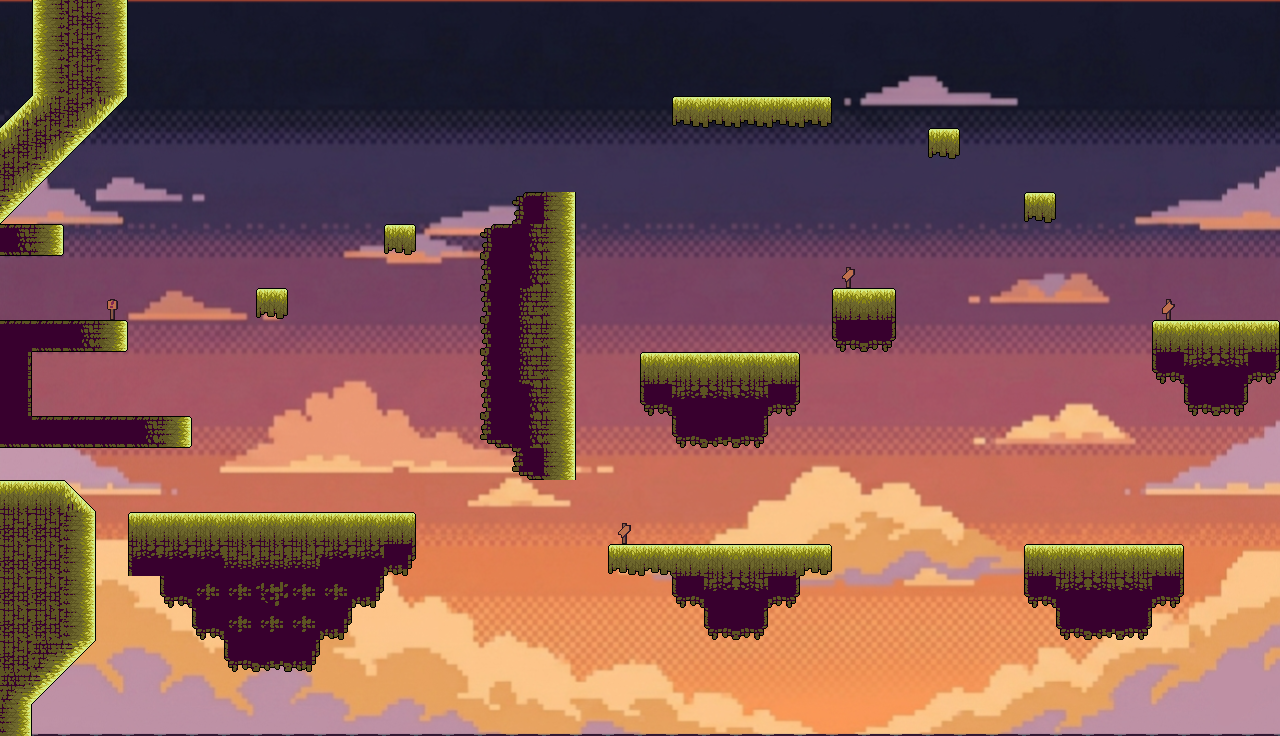

A level layout from a 2D game, rendered from its tile map. Below: a short description, then the map file with its tile-grid data intact:
An orthogonal 40x23 tile map with 32x32 px tiles, 2 tile layers (Capa de patrones 2, Platforms), 5 tilesets, 1 image layer.

<map version="1.10" tiledversion="1.12.1" orientation="orthogonal" renderorder="right-down" width="40" height="23" tilewidth="32" tileheight="32" infinite="0" nextlayerid="4" nextobjectid="1">
 <tileset firstgid="1" source="Tileset_Cielo_girado.tsx" />
 <tileset firstgid="97" source="Tileset_cielo.tsx" />
 <tileset firstgid="193" source="Tileset_Tierra_.tsx" />
 <tileset firstgid="289" name="CartelAbajo" tilewidth="32" tileheight="32" tilecount="1" columns="1">
  <image source="../Mapas/CartelAbajo.png" width="34" height="34" />
 </tileset>
 <tileset firstgid="290" source="Decoracion/Señales.tsx" />
 <imagelayer id="2" name="Capa de Imagen 1">
  <image source="../Mapas/Cielo arriba.png" width="1280" height="736" />
 </imagelayer>
 <layer id="3" name="Capa de patrones 2" width="40" height="23">
  <data encoding="csv">
0,0,0,0,0,0,0,0,0,0,0,0,0,0,0,0,0,0,0,0,0,0,0,0,0,0,0,0,0,0,0,0,0,0,0,0,0,0,0,0,
0,0,0,0,0,0,0,0,0,0,0,0,0,0,0,0,0,0,0,0,0,0,0,0,0,0,0,0,0,0,0,0,0,0,0,0,0,0,0,0,
0,0,0,0,0,0,0,0,0,0,0,0,0,0,0,0,0,0,0,0,0,0,0,0,0,0,0,0,0,0,0,0,0,0,0,0,0,0,0,0,
0,0,0,0,0,0,0,0,0,0,0,0,0,0,0,0,0,0,0,0,0,0,0,0,0,0,0,0,0,0,0,0,0,0,0,0,0,0,0,0,
0,0,0,0,0,0,0,0,0,0,0,0,0,0,0,0,0,0,0,0,0,0,0,0,0,0,0,0,0,0,0,0,0,0,0,0,0,0,0,0,
0,0,0,0,0,0,0,0,0,0,0,0,0,0,0,0,0,0,0,0,0,0,0,0,0,0,0,0,0,0,0,0,0,0,0,0,0,0,0,0,
0,0,0,0,0,0,0,0,0,0,0,0,0,0,0,0,0,0,0,0,0,0,0,0,0,0,0,0,0,0,0,0,0,0,0,0,0,0,0,0,
0,0,0,0,0,0,0,0,0,0,0,0,0,0,0,0,0,0,0,0,0,0,0,0,0,0,0,0,0,0,0,0,0,0,0,0,0,0,0,0,
0,0,0,0,0,0,0,0,0,0,0,0,0,0,0,0,0,0,0,0,0,0,0,0,0,0,295,0,0,0,0,0,0,0,0,0,0,0,0,0,
0,0,0,291,0,0,0,0,0,0,0,0,0,0,0,0,0,0,0,0,0,0,0,0,0,0,0,0,0,0,0,0,0,0,0,0,299,0,0,0,
0,0,0,0,0,0,0,0,0,0,0,0,0,0,0,0,0,0,0,0,0,0,0,0,0,0,0,0,0,0,0,0,0,0,0,0,0,0,0,0,
0,0,0,0,0,0,0,0,0,0,0,0,0,0,0,0,0,0,0,0,0,0,0,0,0,0,0,0,0,0,0,0,0,0,0,0,0,0,0,0,
0,0,0,0,0,0,0,0,0,0,0,0,0,0,0,0,0,0,0,0,0,0,0,0,0,0,0,0,0,0,0,0,0,0,0,0,0,0,0,0,
0,0,0,0,0,0,0,0,0,0,0,0,0,0,0,0,0,0,0,0,0,0,0,0,0,0,0,0,0,0,0,0,0,0,0,0,0,0,0,0,
0,0,0,0,0,0,0,0,0,0,0,0,0,0,0,0,0,0,0,0,0,0,0,0,0,0,0,0,0,0,0,0,0,0,0,0,0,0,0,0,
0,0,0,0,0,0,0,0,0,0,0,0,0,0,0,0,0,0,0,0,0,0,0,0,0,0,0,0,0,0,0,0,0,0,0,0,0,0,0,0,
0,0,0,0,0,0,0,0,0,0,0,0,0,0,0,0,0,0,0,295,0,0,0,0,0,0,0,0,0,0,0,0,0,0,0,0,0,0,0,0,
0,0,0,0,0,0,0,0,0,0,0,0,0,0,0,0,0,0,0,0,0,0,0,0,0,0,0,0,0,0,0,0,0,0,0,0,0,0,0,0,
0,0,0,0,0,0,0,0,0,0,0,0,0,0,0,0,0,0,0,0,0,0,0,0,0,0,0,0,0,0,0,0,0,0,0,0,0,0,0,0,
0,0,0,0,0,0,0,0,0,0,0,0,0,0,0,0,0,0,0,0,0,0,0,0,0,0,0,0,0,0,0,0,0,0,0,0,0,0,0,0,
0,0,0,0,0,0,0,0,0,0,0,0,0,0,0,0,0,0,0,0,0,0,0,0,0,0,0,0,0,0,0,0,0,0,0,0,0,0,0,0,
0,0,0,0,0,0,0,0,0,0,0,0,0,0,0,0,0,0,0,0,0,0,0,0,0,0,0,0,0,0,0,0,0,0,0,0,0,0,0,0,
0,0,0,0,0,0,0,0,0,0,0,0,0,0,0,0,0,0,0,0,0,0,0,0,0,0,0,0,0,0,0,0,0,0,0,0,0,0,0,0
</data>
 </layer>
 <layer id="1" name="Platforms" width="40" height="23">
  <data encoding="csv">
0,2147483664,2147483768,1073741840,0,0,0,0,0,0,0,0,0,0,0,0,0,0,0,0,0,0,0,0,0,0,0,0,0,0,0,0,0,0,0,0,0,0,0,0,
0,2147483664,2147483768,1073741840,0,0,0,0,0,0,0,0,0,0,0,0,0,0,0,0,0,0,0,0,0,0,0,0,0,0,0,0,0,0,0,0,0,0,0,0,
0,2147483664,2147483768,1073741840,0,0,0,0,0,0,0,0,0,0,0,0,0,0,0,0,0,0,0,0,0,0,0,0,0,0,0,0,0,0,0,0,0,0,0,0,
2147483786,3758096428,1073741974,1073741962,0,0,0,0,0,0,0,0,0,0,0,0,0,0,0,0,0,145,146,146,146,147,0,0,0,0,0,0,0,0,0,0,0,0,0,0,
2147483798,1073741974,3758096523,0,0,0,0,0,0,0,0,0,0,0,0,0,0,0,0,0,0,0,0,0,0,0,0,0,0,148,0,0,0,0,0,0,0,0,0,0,
1073741974,3758096523,0,0,0,0,0,0,0,0,0,0,0,0,0,0,0,0,0,0,0,0,0,0,0,0,0,0,0,0,0,0,0,0,0,0,0,0,0,0,
3758096523,0,0,0,0,0,0,0,0,0,0,0,0,0,0,0,60,16,0,0,0,0,0,0,0,0,0,0,0,0,0,0,148,0,0,0,0,0,0,0,
39,40,0,0,0,0,0,0,0,0,0,0,148,0,0,60,15,16,0,0,0,0,0,0,0,0,0,0,0,0,0,0,0,0,0,0,0,0,0,0,
0,0,0,0,0,0,0,0,0,0,0,0,0,0,0,68,15,16,0,0,0,0,0,0,0,0,0,0,0,0,0,0,0,0,0,0,0,0,0,0,
0,0,0,0,0,0,0,0,148,0,0,0,0,0,0,68,23,16,0,0,0,0,0,0,0,0,97,2147483745,0,0,0,0,0,0,0,0,0,0,0,0,
3,92,39,40,0,0,0,0,0,0,0,0,0,0,0,68,23,16,0,0,0,0,0,0,0,0,152,2147483800,0,0,0,0,0,0,0,0,97,98,2147483746,2147483745,
3221225486,0,0,0,0,0,0,0,0,0,0,0,0,0,0,68,23,16,0,0,97,98,2147483746,2147483746,2147483745,0,0,0,0,0,0,0,0,0,0,0,152,110,2147483758,2147483800,
3221225486,0,0,0,0,0,0,0,0,0,0,0,0,0,0,68,15,16,0,0,152,110,2147483758,2147483758,2147483800,0,0,0,0,0,0,0,0,0,0,0,0,152,2147483800,0,
11,92,92,92,39,40,0,0,0,0,0,0,0,0,0,76,15,16,0,0,0,152,153,2147483800,0,0,0,0,0,0,0,0,0,0,0,0,0,0,0,0,
0,0,0,0,0,0,0,0,0,0,0,0,0,0,0,0,76,16,0,0,0,0,0,0,0,0,0,0,0,0,0,0,0,0,0,0,0,0,0,0,
98,98,138,0,0,0,0,0,0,0,0,0,0,0,0,0,0,0,0,0,0,0,0,0,0,0,0,0,0,0,0,0,0,0,0,0,0,0,0,0,
120,120,2684354658,0,97,98,98,98,98,98,98,98,99,0,0,0,0,0,0,0,0,0,0,0,0,0,0,0,0,0,0,0,0,0,0,0,0,0,0,0,
120,120,2684354658,0,109,110,110,111,111,111,110,110,154,0,0,0,0,0,0,145,146,98,98,2147483746,98,147,0,0,0,0,0,0,97,98,2147483746,2147483746,2147483745,0,0,0,
120,120,2684354658,0,0,152,136,136,135,136,136,154,0,0,0,0,0,0,0,0,0,152,110,2147483758,2147483800,0,0,0,0,0,0,0,152,110,2147483758,2147483758,2147483800,0,0,0,
120,120,2684354658,0,0,0,152,136,136,136,154,0,0,0,0,0,0,0,0,0,0,0,152,2147483800,0,0,0,0,0,0,0,0,0,152,153,2147483800,0,0,0,0,
120,2684354710,2684354698,0,0,0,0,152,153,154,0,0,0,0,0,0,0,0,0,0,0,0,0,0,0,0,0,0,0,0,0,0,0,0,0,0,0,0,0,0,
2684354710,2684354698,0,0,0,0,0,0,0,0,0,0,0,0,0,0,0,0,0,0,0,0,0,0,0,0,0,0,0,0,0,0,0,0,0,0,0,0,0,0,
16,282,282,282,282,282,282,282,282,282,282,282,282,282,282,282,282,282,282,282,282,282,282,282,282,282,282,282,282,282,282,282,282,282,282,282,282,282,282,282
</data>
 </layer>
</map>
